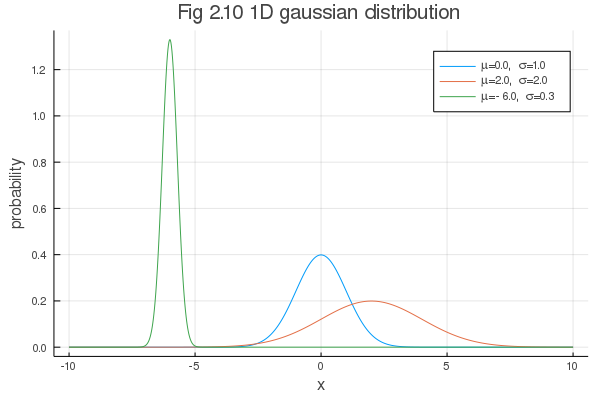

Recreate this plot in Julia.
# 1D Gaussian distribution
using Plots
using LaTeXStrings

function Norm(x, μ, σ)
  return exp(-1*(x - μ)^2/(2*σ^2)) / sqrt(2*π * σ^2)
end

plot() # initialize
function plot_1D_norm(x_arr, μ, σ)
  prob = Norm.(x_arr, μ, σ)
  plot!(x_arr, prob, label="\\mu=$μ, \\sigma=$σ")
end

x_arr = range(-10,10,length=1000)
μ_arr = [0.0, 2.0, -6.0]
σ_arr = [1.0, 2.0, 0.3]

for (μ, σ) in zip(μ_arr, σ_arr)
  plot_1D_norm(x_arr, μ, σ)
end

xlabel!("x")
ylabel!("probability")
title!("Fig 2.10 1D gaussian distribution")

savefig("fig_2_10.png")
